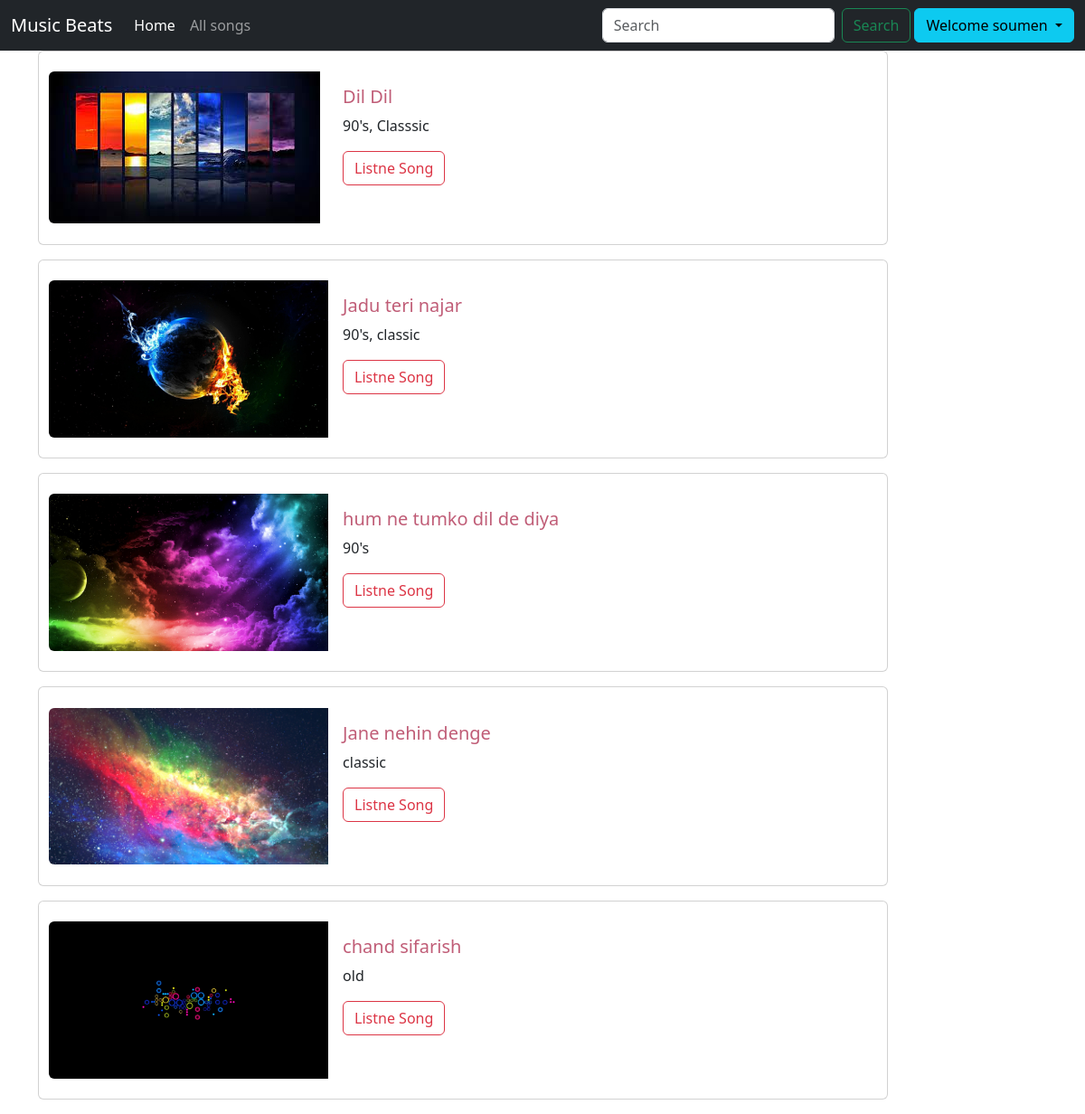
Before: /songs/ (signed in) with the older database file.
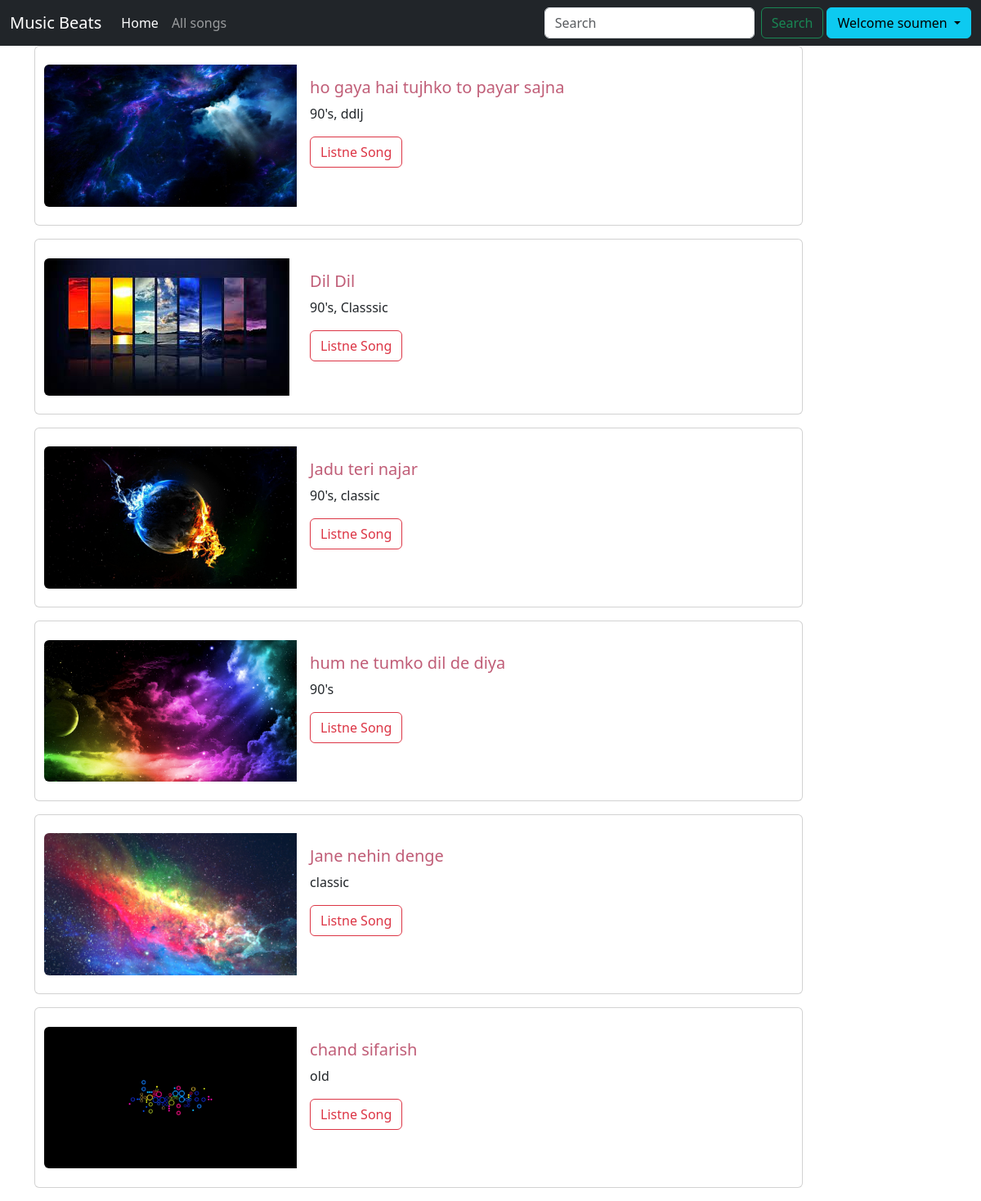
After: the same page with the newer database file.
### musicbeats/models.py (models this page shows, shortened)
class Song(models.Model):
    song_id=models.AutoField(primary_key=True)
    name=models.CharField(max_length=2000)
    singer=models.CharField(max_length=2000)
    tags= models.CharField(max_length=100)
    image= models.ImageField(upload_to="Documents/images")
    song= models.FileField(upload_to="Documents/songs")
    movie=models.CharField( max_length=100, default='unknown')
    credit=models.CharField( max_length=5000, default='No one')

### musicbeats/views.py (the view)
# urls.py: path('songs/', views.songs, name='songs'),
@login_required(login_url='login')
def songs(request):
    context={}
    song= Song.objects.all()
    context['songs']=song
    return render(request, 'songs.html',context)

### musicbeats/templates/songs.html (shortened to what this page needs)
{% extends "base.html" %}
{% load static %}
{% block content %}
    <div class="container">
        {% for song in songs reversed %}
        <div class="card mb-3" style="max-width: 940px; padding-top:2%; padding-bottom:2%; padding-left:1%">
            <div class="row g-0">
            <div class="col-md-4">
                <img src="{% static song.image %}" class="img-fluid rounded-start" alt="...">
            </div>
            <div class="col-md-8">
                <div class="card-body">
                    <h5 class="card-title" style="color:#c05d77">{{song.name}}</h5>
                    <p class="card-text">{{song.tags}}</p>
                    <a href="{% url "listne_song" song.song_id %}"><button class="btn btn-outline-danger">Listne Song</button></a>
                </div>
            </div>
            </div>
        </div>
        {% endfor %}
    </div>
{% endblock content %}

Changed rows visible on the page:
added Song: image (picture), name "ho gaya hai tujhko to payar sajna", tags "90's, ddlj"
